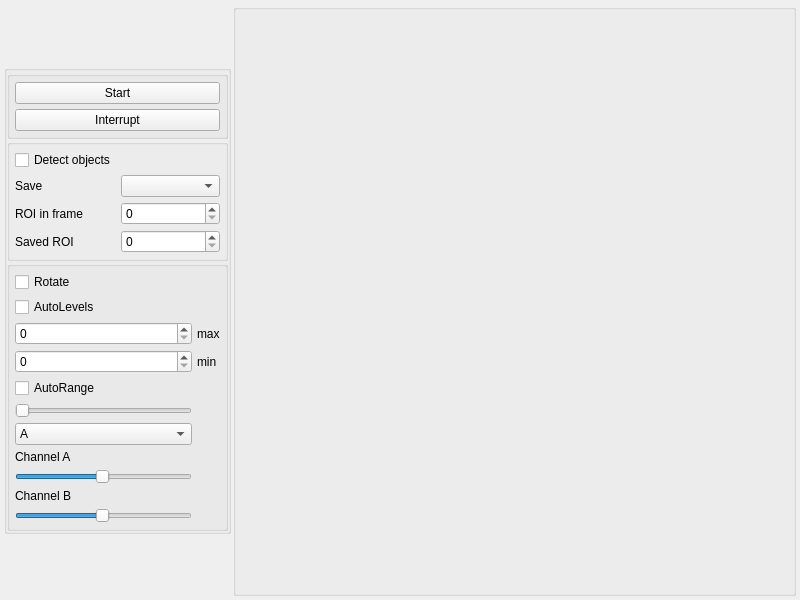
<?xml version="1.0" encoding="UTF-8"?>
<ui version="4.0">
 <class>Form</class>
 <widget class="QWidget" name="Form">
  <property name="windowModality">
   <enum>Qt::NonModal</enum>
  </property>
  <property name="geometry">
   <rect>
    <x>0</x>
    <y>0</y>
    <width>800</width>
    <height>600</height>
   </rect>
  </property>
  <property name="sizePolicy">
   <sizepolicy hsizetype="Minimum" vsizetype="Preferred">
    <horstretch>0</horstretch>
    <verstretch>0</verstretch>
   </sizepolicy>
  </property>
  <property name="windowTitle">
   <string>Form</string>
  </property>
  <layout class="QHBoxLayout" name="horizontalLayout">
   <property name="spacing">
    <number>2</number>
   </property>
   <property name="leftMargin">
    <number>4</number>
   </property>
   <property name="topMargin">
    <number>4</number>
   </property>
   <property name="rightMargin">
    <number>4</number>
   </property>
   <property name="bottomMargin">
    <number>4</number>
   </property>
   <item>
    <widget class="QGroupBox" name="settings_groupBox">
     <property name="enabled">
      <bool>true</bool>
     </property>
     <property name="sizePolicy">
      <sizepolicy hsizetype="Fixed" vsizetype="Fixed">
       <horstretch>0</horstretch>
       <verstretch>0</verstretch>
      </sizepolicy>
     </property>
     <property name="sizeIncrement">
      <size>
       <width>0</width>
       <height>0</height>
      </size>
     </property>
     <property name="baseSize">
      <size>
       <width>100</width>
       <height>400</height>
      </size>
     </property>
     <property name="mouseTracking">
      <bool>false</bool>
     </property>
     <property name="tabletTracking">
      <bool>false</bool>
     </property>
     <property name="focusPolicy">
      <enum>Qt::NoFocus</enum>
     </property>
     <property name="contextMenuPolicy">
      <enum>Qt::NoContextMenu</enum>
     </property>
     <property name="acceptDrops">
      <bool>false</bool>
     </property>
     <property name="autoFillBackground">
      <bool>false</bool>
     </property>
     <property name="title">
      <string/>
     </property>
     <property name="flat">
      <bool>true</bool>
     </property>
     <layout class="QVBoxLayout" name="verticalLayout_2">
      <property name="spacing">
       <number>0</number>
      </property>
      <property name="leftMargin">
       <number>0</number>
      </property>
      <property name="topMargin">
       <number>0</number>
      </property>
      <property name="rightMargin">
       <number>0</number>
      </property>
      <property name="bottomMargin">
       <number>0</number>
      </property>
      <item>
       <widget class="QGroupBox" name="buttons_groupBox">
        <property name="title">
         <string/>
        </property>
        <layout class="QVBoxLayout" name="verticalLayout" stretch="0,0">
         <property name="spacing">
          <number>5</number>
         </property>
         <property name="leftMargin">
          <number>5</number>
         </property>
         <property name="topMargin">
          <number>5</number>
         </property>
         <property name="rightMargin">
          <number>5</number>
         </property>
         <property name="bottomMargin">
          <number>5</number>
         </property>
         <item>
          <widget class="QPushButton" name="start_pushButton">
           <property name="sizePolicy">
            <sizepolicy hsizetype="Minimum" vsizetype="Preferred">
             <horstretch>0</horstretch>
             <verstretch>0</verstretch>
            </sizepolicy>
           </property>
           <property name="text">
            <string>Start</string>
           </property>
          </widget>
         </item>
         <item>
          <widget class="QPushButton" name="interrupt_pushButton">
           <property name="sizePolicy">
            <sizepolicy hsizetype="Minimum" vsizetype="Preferred">
             <horstretch>0</horstretch>
             <verstretch>0</verstretch>
            </sizepolicy>
           </property>
           <property name="text">
            <string>Interrupt</string>
           </property>
          </widget>
         </item>
        </layout>
       </widget>
      </item>
      <item>
       <widget class="QGroupBox" name="saveGroupBox">
        <property name="sizePolicy">
         <sizepolicy hsizetype="Minimum" vsizetype="Preferred">
          <horstretch>0</horstretch>
          <verstretch>0</verstretch>
         </sizepolicy>
        </property>
        <property name="minimumSize">
         <size>
          <width>221</width>
          <height>0</height>
         </size>
        </property>
        <property name="layoutDirection">
         <enum>Qt::LeftToRight</enum>
        </property>
        <property name="autoFillBackground">
         <bool>true</bool>
        </property>
        <layout class="QGridLayout" name="gridLayout_2">
         <property name="leftMargin">
          <number>5</number>
         </property>
         <property name="topMargin">
          <number>5</number>
         </property>
         <property name="rightMargin">
          <number>5</number>
         </property>
         <property name="bottomMargin">
          <number>5</number>
         </property>
         <property name="spacing">
          <number>5</number>
         </property>
         <item row="3" column="0">
          <widget class="QLabel" name="label_2">
           <property name="sizePolicy">
            <sizepolicy hsizetype="Minimum" vsizetype="Preferred">
             <horstretch>1</horstretch>
             <verstretch>0</verstretch>
            </sizepolicy>
           </property>
           <property name="text">
            <string>ROI in frame</string>
           </property>
          </widget>
         </item>
         <item row="4" column="1">
          <widget class="QDoubleSpinBox" name="num_objects_SpinBox">
           <property name="sizePolicy">
            <sizepolicy hsizetype="Minimum" vsizetype="Preferred">
             <horstretch>1</horstretch>
             <verstretch>0</verstretch>
            </sizepolicy>
           </property>
           <property name="decimals">
            <number>0</number>
           </property>
           <property name="maximum">
            <double>10000000000.000000000000000</double>
           </property>
           <property name="singleStep">
            <double>0.000000000000000</double>
           </property>
          </widget>
         </item>
         <item row="4" column="0">
          <widget class="QLabel" name="label_3">
           <property name="sizePolicy">
            <sizepolicy hsizetype="Minimum" vsizetype="Preferred">
             <horstretch>0</horstretch>
             <verstretch>0</verstretch>
            </sizepolicy>
           </property>
           <property name="text">
            <string>Saved ROI</string>
           </property>
          </widget>
         </item>
         <item row="0" column="0">
          <widget class="QCheckBox" name="detect_checkBox">
           <property name="sizePolicy">
            <sizepolicy hsizetype="Minimum" vsizetype="Preferred">
             <horstretch>0</horstretch>
             <verstretch>0</verstretch>
            </sizepolicy>
           </property>
           <property name="text">
            <string>Detect objects</string>
           </property>
          </widget>
         </item>
         <item row="3" column="1">
          <widget class="QDoubleSpinBox" name="objects_in_frame_SpinBox">
           <property name="enabled">
            <bool>true</bool>
           </property>
           <property name="sizePolicy">
            <sizepolicy hsizetype="Minimum" vsizetype="Preferred">
             <horstretch>1</horstretch>
             <verstretch>0</verstretch>
            </sizepolicy>
           </property>
           <property name="decimals">
            <number>0</number>
           </property>
           <property name="maximum">
            <double>1000000000.000000000000000</double>
           </property>
           <property name="singleStep">
            <double>0.000000000000000</double>
           </property>
          </widget>
         </item>
         <item row="1" column="0">
          <widget class="QLabel" name="label">
           <property name="sizePolicy">
            <sizepolicy hsizetype="Minimum" vsizetype="Preferred">
             <horstretch>0</horstretch>
             <verstretch>0</verstretch>
            </sizepolicy>
           </property>
           <property name="text">
            <string>Save</string>
           </property>
          </widget>
         </item>
         <item row="1" column="1">
          <widget class="QComboBox" name="save_comboBox">
           <property name="sizePolicy">
            <sizepolicy hsizetype="Minimum" vsizetype="Preferred">
             <horstretch>1</horstretch>
             <verstretch>0</verstretch>
            </sizepolicy>
           </property>
          </widget>
         </item>
        </layout>
       </widget>
      </item>
      <item>
       <widget class="QGroupBox" name="levels_groupBox">
        <property name="sizePolicy">
         <sizepolicy hsizetype="Minimum" vsizetype="Preferred">
          <horstretch>0</horstretch>
          <verstretch>0</verstretch>
         </sizepolicy>
        </property>
        <layout class="QGridLayout" name="autoscale_layout" rowstretch="0,0,0,0,0,0,0,0,0,0,0,0,0" columnstretch="0,0">
         <property name="leftMargin">
          <number>5</number>
         </property>
         <property name="topMargin">
          <number>5</number>
         </property>
         <property name="rightMargin">
          <number>5</number>
         </property>
         <property name="bottomMargin">
          <number>5</number>
         </property>
         <property name="spacing">
          <number>5</number>
         </property>
         <item row="12" column="0">
          <widget class="QSlider" name="channelB_Slider">
           <property name="minimum">
            <number>1</number>
           </property>
           <property name="maximum">
            <number>100</number>
           </property>
           <property name="value">
            <number>50</number>
           </property>
           <property name="orientation">
            <enum>Qt::Horizontal</enum>
           </property>
          </widget>
         </item>
         <item row="0" column="0">
          <widget class="QCheckBox" name="rotate_checkBox">
           <property name="text">
            <string>Rotate</string>
           </property>
          </widget>
         </item>
         <item row="3" column="0">
          <widget class="QDoubleSpinBox" name="min_doubleSpinBox">
           <property name="sizePolicy">
            <sizepolicy hsizetype="Minimum" vsizetype="Preferred">
             <horstretch>0</horstretch>
             <verstretch>0</verstretch>
            </sizepolicy>
           </property>
           <property name="showGroupSeparator" stdset="0">
            <bool>false</bool>
           </property>
           <property name="decimals">
            <number>0</number>
           </property>
           <property name="maximum">
            <double>10000000000000.000000000000000</double>
           </property>
          </widget>
         </item>
         <item row="8" column="0">
          <widget class="QComboBox" name="camera_comboBox">
           <property name="sizePolicy">
            <sizepolicy hsizetype="Preferred" vsizetype="Preferred">
             <horstretch>0</horstretch>
             <verstretch>0</verstretch>
            </sizepolicy>
           </property>
           <item>
            <property name="text">
             <string>A</string>
            </property>
           </item>
           <item>
            <property name="text">
             <string>B</string>
            </property>
           </item>
           <item>
            <property name="text">
             <string>Merged</string>
            </property>
           </item>
          </widget>
         </item>
         <item row="2" column="0">
          <widget class="QDoubleSpinBox" name="max_doubleSpinBox">
           <property name="sizePolicy">
            <sizepolicy hsizetype="Minimum" vsizetype="Preferred">
             <horstretch>0</horstretch>
             <verstretch>0</verstretch>
            </sizepolicy>
           </property>
           <property name="wrapping">
            <bool>false</bool>
           </property>
           <property name="decimals">
            <number>0</number>
           </property>
           <property name="maximum">
            <double>1000000000.000000000000000</double>
           </property>
          </widget>
         </item>
         <item row="11" column="0">
          <widget class="QLabel" name="label_5">
           <property name="text">
            <string>Channel B</string>
           </property>
          </widget>
         </item>
         <item row="3" column="1">
          <widget class="QLabel" name="level_min_label">
           <property name="text">
            <string>min</string>
           </property>
          </widget>
         </item>
         <item row="9" column="0">
          <widget class="QLabel" name="label_4">
           <property name="text">
            <string>Channel A</string>
           </property>
          </widget>
         </item>
         <item row="2" column="1">
          <widget class="QLabel" name="level_max_label">
           <property name="text">
            <string>max</string>
           </property>
          </widget>
         </item>
         <item row="1" column="0">
          <widget class="QCheckBox" name="autoLevels_checkbox">
           <property name="text">
            <string>AutoLevels</string>
           </property>
          </widget>
         </item>
         <item row="10" column="0">
          <widget class="QSlider" name="channelA_Slider">
           <property name="sizePolicy">
            <sizepolicy hsizetype="Preferred" vsizetype="Preferred">
             <horstretch>0</horstretch>
             <verstretch>0</verstretch>
            </sizepolicy>
           </property>
           <property name="minimum">
            <number>1</number>
           </property>
           <property name="maximum">
            <number>100</number>
           </property>
           <property name="value">
            <number>50</number>
           </property>
           <property name="orientation">
            <enum>Qt::Horizontal</enum>
           </property>
          </widget>
         </item>
         <item row="5" column="0">
          <widget class="QCheckBox" name="autoRange_checkbox">
           <property name="sizePolicy">
            <sizepolicy hsizetype="Minimum" vsizetype="Preferred">
             <horstretch>0</horstretch>
             <verstretch>0</verstretch>
            </sizepolicy>
           </property>
           <property name="text">
            <string>AutoRange</string>
           </property>
          </widget>
         </item>
         <item row="7" column="0">
          <widget class="QSlider" name="horizontalSlider">
           <property name="orientation">
            <enum>Qt::Horizontal</enum>
           </property>
          </widget>
         </item>
        </layout>
       </widget>
      </item>
     </layout>
    </widget>
   </item>
   <item>
    <widget class="QGroupBox" name="image_groupBox">
     <property name="enabled">
      <bool>true</bool>
     </property>
     <property name="sizePolicy">
      <sizepolicy hsizetype="Preferred" vsizetype="Preferred">
       <horstretch>1</horstretch>
       <verstretch>1</verstretch>
      </sizepolicy>
     </property>
     <property name="autoFillBackground">
      <bool>false</bool>
     </property>
     <property name="title">
      <string/>
     </property>
     <property name="flat">
      <bool>false</bool>
     </property>
     <property name="checkable">
      <bool>false</bool>
     </property>
     <layout class="QHBoxLayout" name="horizontalLayout_2" stretch="0">
      <property name="spacing">
       <number>0</number>
      </property>
      <property name="sizeConstraint">
       <enum>QLayout::SetDefaultConstraint</enum>
      </property>
      <property name="leftMargin">
       <number>0</number>
      </property>
      <property name="topMargin">
       <number>0</number>
      </property>
      <property name="rightMargin">
       <number>0</number>
      </property>
      <property name="bottomMargin">
       <number>0</number>
      </property>
      <item>
       <layout class="QVBoxLayout" name="image_layout">
        <property name="spacing">
         <number>0</number>
        </property>
        <property name="sizeConstraint">
         <enum>QLayout::SetDefaultConstraint</enum>
        </property>
       </layout>
      </item>
     </layout>
    </widget>
   </item>
  </layout>
 </widget>
 <resources/>
 <connections/>
</ui>
